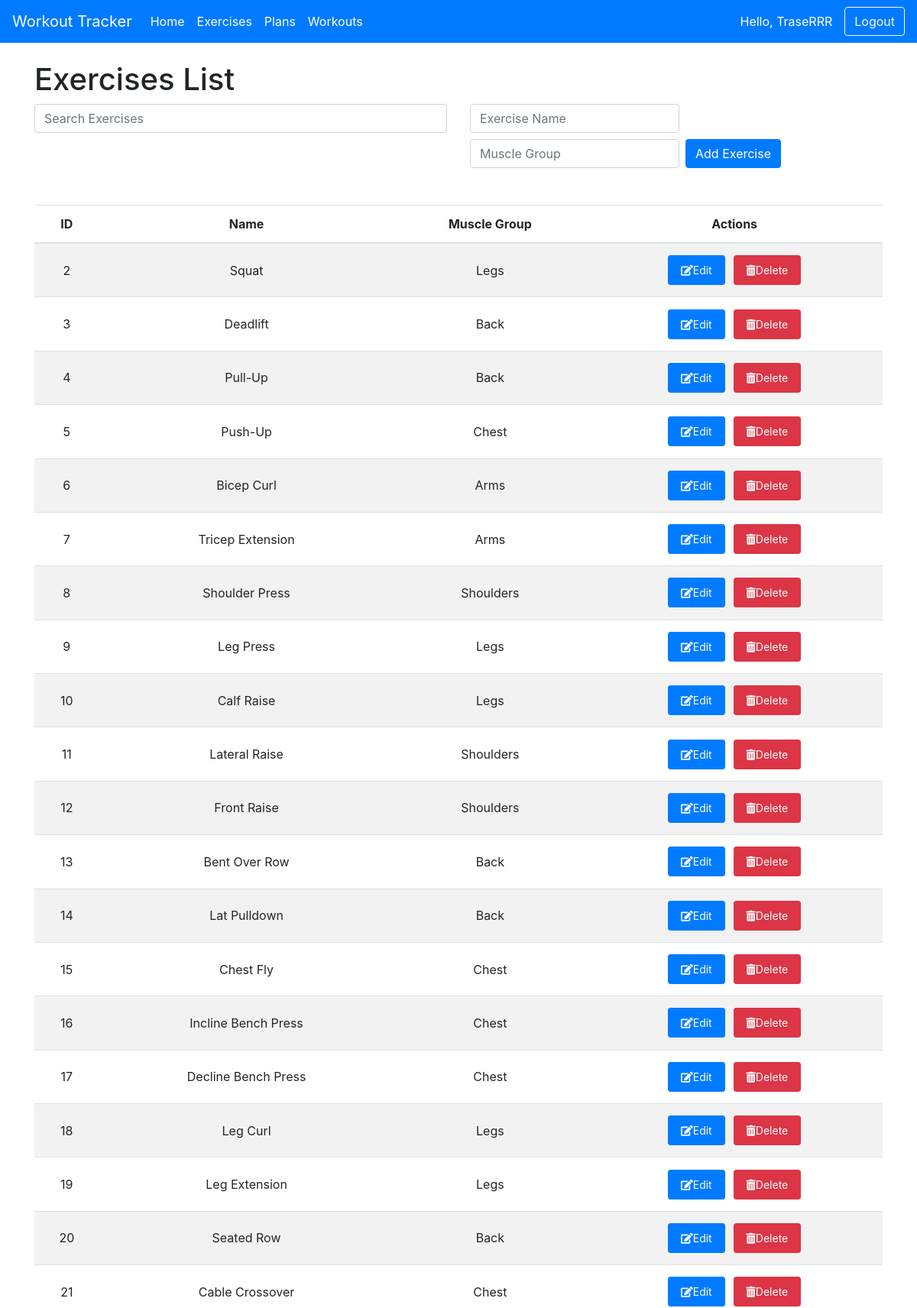
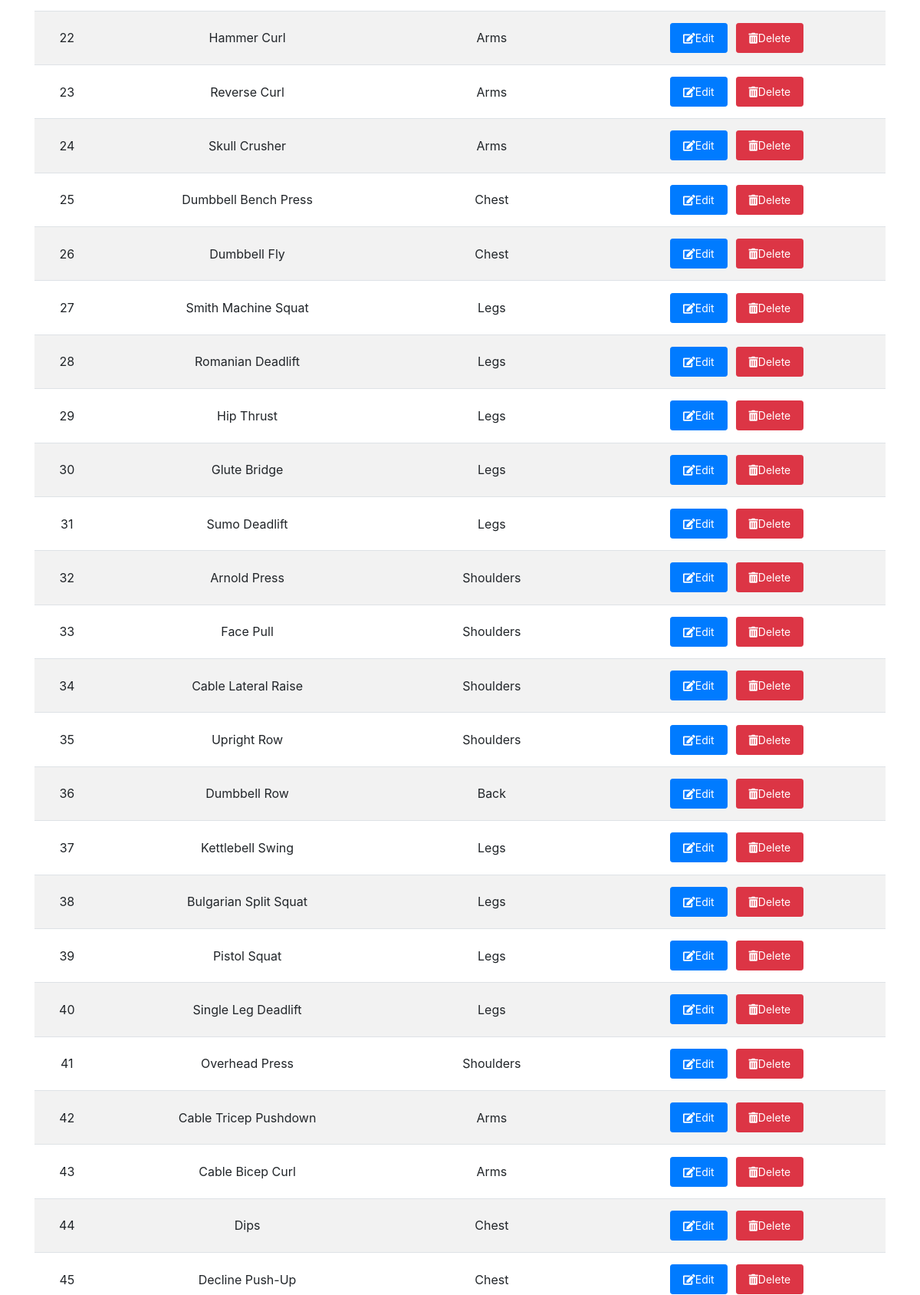
The app's page /pages/exercises/exercises.php (signed in, upper part) with its own data (2 pictures, top to bottom).
### tables this page shows
CREATE TABLE `exercises` (
  `ID` int(11) NOT NULL,
  `Name` varchar(255) NOT NULL,
  `Muscle_Group` varchar(255) NOT NULL
);

### pages/exercises/exercises.php (the view, shortened to what this page needs)
<?php
require_once '../../includes/header.php';
require_once '../../includes/db_connect.php';
function displayExercises() {
    global $conn;
    $sql = "SELECT ID, Name, Muscle_Group FROM exercises";
    $result = $conn->query($sql);
    if ($result->num_rows > 0) {
        while($row = $result->fetch_assoc()) {
            echo "<tr>
                    <td data-label='ID'>" . htmlspecialchars($row['ID'], ENT_QUOTES, 'UTF-8') . "</td>
                    <td data-label='Name'>" . htmlspecialchars($row['Name'], ENT_QUOTES, 'UTF-8') . "</td>
                    <td data-label='Muscle Group'>" . htmlspecialchars($row['Muscle_Group'], ENT_QUOTES, 'UTF-8') . "</td>
                    <td data-label='Actions' class='exerciseTableActions'>
                        <a href='editExercise.php?ID=" . htmlspecialchars($row['ID'], ENT_QUOTES, 'UTF-8') . "' class='button button-edit btn btn-sm btn-primary'><i class='fas fa-edit'></i>Edit</a>
                        <a href='?deleteID=" . htmlspecialchars($row['ID'], ENT_QUOTES, 'UTF-8') . "' class='button button-delete btn btn-sm btn-danger' onclick='return confirm(\"Are you sure you want to delete this exercise?\");'><i class='fas fa-trash-alt'></i>Delete</a>
                    </td>
                  </tr>";
        }
    } else {
        echo "<tr><td colspan='4'>No results found</td></tr>";
    }
}
?>
<!DOCTYPE html>
<html lang="en">
<head>
    <link rel="stylesheet" href="https://stackpath.bootstrapcdn.com/bootstrap/4.5.2/css/bootstrap.min.css">
    <link rel="stylesheet" href="https://cdnjs.cloudflare.com/ajax/libs/font-awesome/5.15.4/css/all.min.css">
    <link rel="stylesheet" href="/workout_application/css/styles.css">
</head>
<body>
    <br>
    <div class="container">
        <h1>Exercises List</h1>
        <div class="row">
            <div class="col-12 col-md-6 mb-3">
                <form action="exercises.php" method="get" class="form-inline">
                    <input type="text" id="searchBar" name="searchBar" class="form-control w-100 mb-2 mb-md-0" placeholder="Search Exercises" required>
                </form>
            </div>
            <div class="col-12 col-md-6 mb-3">
                <form action="exercises.php" method="post" class="form-inline">
                    <div class="form-group mb-2">
                        <input type="text" class="form-control w-100 mb-2 mb-md-0 mr-md-2" id="name" name="name" placeholder="Exercise Name" required>
                    </div>
                    <div class="form-group mb-2">
                        <input type="text" class="form-control w-100 mb-2 mb-md-0 mr-md-2" id="muscleGroup" name="muscleGroup" placeholder="Muscle Group" required>
                    </div>
                    <button type="submit" class="btn btn-primary mb-2" name="addExercise">Add Exercise</button>
                </form>
            </div>
        </div>
        <br>
        <div class="table-container">
            <table id="exerciseTable" class="table table-striped">
                <thead>
                    <tr>
                        <th>ID</th>
                        <th>Name</th>
                        <th>Muscle Group</th>
                        <th>Actions</th>
                    </tr>
                </thead>
                <tbody id="exerciseTableBody">
                    <?php displayExercises(); ?>
                </tbody>
            </table>
        </div>
    </div>
</body>
</html>

### includes/header.php (shortened to what this page needs)
<!DOCTYPE html>
<html lang="en">
<head>
    <link rel="stylesheet" href="https://stackpath.bootstrapcdn.com/bootstrap/4.5.2/css/bootstrap.min.css">
    <link rel="stylesheet" href="https://cdnjs.cloudflare.com/ajax/libs/font-awesome/5.15.4/css/all.min.css">
</head>
<body>
<?php require_once 'navbar.php'; ?>

### includes/navbar.php (shortened to what this page needs)
<?php
$username = isset($_SESSION['username']) ? $_SESSION['username'] : 'Guest';
?>
<nav class="navbar navbar-expand-lg navbar-light bg-primary">
    <a class="navbar-brand text-white" href="/workout_application/index.php">Workout Tracker</a>
    <div class="collapse navbar-collapse" id="navbarNav">
        <ul class="navbar-nav mr-auto">
            <li class="nav-item">
                <a class="nav-link text-white" href="/workout_application/index.php">Home</a>
            </li>
            <?php if (isset($_SESSION['userID'])): ?>
                <li class="nav-item">
                    <a class="nav-link text-white" href="/workout_application/pages/exercises/exercises.php">Exercises</a>
                </li>
                <li class="nav-item">
                    <a class="nav-link text-white" href="/workout_application/pages/plans/plans.php">Plans</a>
                </li>
                <li class="nav-item">
                    <a class="nav-link text-white" href="/workout_application/pages/workouts/workouts.php">Workouts</a>
                </li>
            <?php endif; ?>
        </ul>
        <span class="navbar-text text-white">
            Hello, <?php echo htmlspecialchars($username, ENT_QUOTES, 'UTF-8'); ?>
        </span>
        <?php if (isset($_SESSION['userID'])): ?>
            <a href="/workout_application/pages/logout.php" class="btn btn-outline-light ml-3">Logout</a>
        <?php endif; ?>
    </div>
</nav>

### css/styles.css (style rules this page uses)
.button { padding: 0.5rem 1rem; font-size: 0.875rem; margin: 0.2rem; }
.table th { vertical-align: middle; text-align: center; }
.table td, .table th { padding: 0.75rem; vertical-align: middle; text-align: center; }

### records on screen
exercises: ID "2", Name "Squat", Muscle_Group "Legs"
exercises: ID "3", Name "Deadlift", Muscle_Group "Back"
exercises: ID "4", Name "Pull-Up", Muscle_Group "Back"
exercises: ID "5", Name "Push-Up", Muscle_Group "Chest"
exercises: ID "6", Name "Bicep Curl", Muscle_Group "Arms"
exercises: ID "7", Name "Tricep Extension", Muscle_Group "Arms"
exercises: ID "8", Name "Shoulder Press", Muscle_Group "Shoulders"
exercises: ID "9", Name "Leg Press", Muscle_Group "Legs"
exercises: ID "10", Name "Calf Raise", Muscle_Group "Legs"
exercises: ID "11", Name "Lateral Raise", Muscle_Group "Shoulders"
exercises: ID "12", Name "Front Raise", Muscle_Group "Shoulders"
exercises: ID "13", Name "Bent Over Row", Muscle_Group "Back"
exercises: ID "14", Name "Lat Pulldown", Muscle_Group "Back"
exercises: ID "15", Name "Chest Fly", Muscle_Group "Chest"
exercises: ID "16", Name "Incline Bench Press", Muscle_Group "Chest"
exercises: ID "17", Name "Decline Bench Press", Muscle_Group "Chest"
exercises: ID "18", Name "Leg Curl", Muscle_Group "Legs"
exercises: ID "19", Name "Leg Extension", Muscle_Group "Legs"
exercises: ID "20", Name "Seated Row", Muscle_Group "Back"
exercises: ID "21", Name "Cable Crossover", Muscle_Group "Chest"
exercises: ID "22", Name "Hammer Curl", Muscle_Group "Arms"
exercises: ID "23", Name "Reverse Curl", Muscle_Group "Arms"
exercises: ID "24", Name "Skull Crusher", Muscle_Group "Arms"
exercises: ID "25", Name "Dumbbell Bench Press", Muscle_Group "Chest"
exercises: ID "26", Name "Dumbbell Fly", Muscle_Group "Chest"
exercises: ID "27", Name "Smith Machine Squat", Muscle_Group "Legs"
exercises: ID "28", Name "Romanian Deadlift", Muscle_Group "Legs"
exercises: ID "29", Name "Hip Thrust", Muscle_Group "Legs"
exercises: ID "30", Name "Glute Bridge", Muscle_Group "Legs"
exercises: ID "31", Name "Sumo Deadlift", Muscle_Group "Legs"
exercises: ID "32", Name "Arnold Press", Muscle_Group "Shoulders"
exercises: ID "33", Name "Face Pull", Muscle_Group "Shoulders"
exercises: ID "34", Name "Cable Lateral Raise", Muscle_Group "Shoulders"
exercises: ID "35", Name "Upright Row", Muscle_Group "Shoulders"
exercises: ID "36", Name "Dumbbell Row", Muscle_Group "Back"
exercises: ID "37", Name "Kettlebell Swing", Muscle_Group "Legs"
exercises: ID "38", Name "Bulgarian Split Squat", Muscle_Group "Legs"
exercises: ID "39", Name "Pistol Squat", Muscle_Group "Legs"
exercises: ID "40", Name "Single Leg Deadlift", Muscle_Group "Legs"
exercises: ID "41", Name "Overhead Press", Muscle_Group "Shoulders"
exercises: ID "42", Name "Cable Tricep Pushdown", Muscle_Group "Arms"
exercises: ID "43", Name "Cable Bicep Curl", Muscle_Group "Arms"
exercises: ID "44", Name "Dips", Muscle_Group "Chest"
exercises: ID "45", Name "Decline Push-Up", Muscle_Group "Chest"

### other values on screen
$username "TraseRRR"
